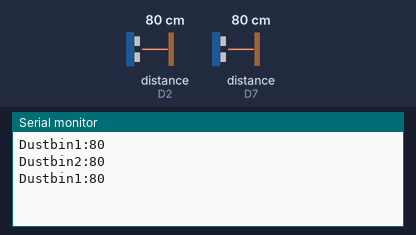
Simulated run of this sketch. Board: ESP8266 (NodeMCU). Shown: the last lines printed to the serial monitor. Wiring (inferred from the names in the program): 2 × ultrasonic range finder: trigger D1, echo D2 / trigger D6, echo D7. The inputs (shaded band) are chosen by the test bench; at power-on: distance to the obstacle (sensors on D2, D7) 80 cm. The echo pulse lasts 58.3 µs per cm.

Above: at 4.8 s.
4.9 s: distance to the obstacle (sensor on D2) set to 2 cm
At 6.5 s:
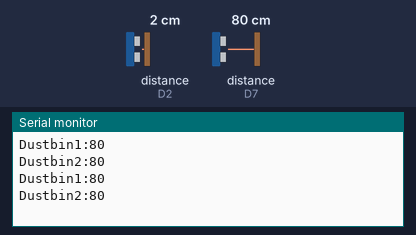
9.9 s: distance to the obstacle (sensor on D7) set to 2 cm
At 10.8 s:
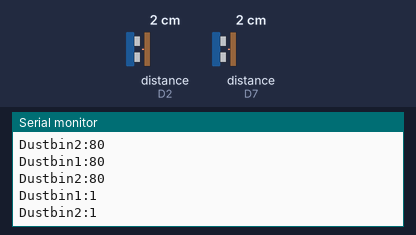
14.9 s: distance to the obstacle (sensor on D2) set to 4 cm
At 16.7 s:
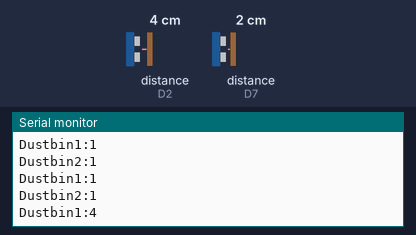
19.9 s: distance to the obstacle (sensor on D7) set to 4 cm
At 21.0 s:
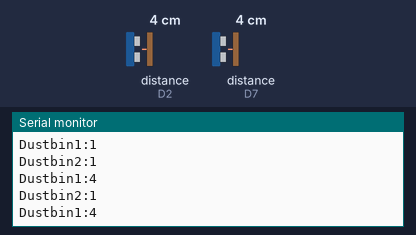
Timing chart, 0 to 22.9 s (numbered marks = the images above; inputs shaded):
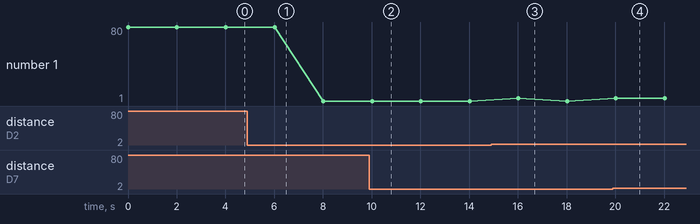

The sketch:

multiple_ultrasonic.ino
```cpp
#define TRIGGER1 5
#define ECHO1 4
#define TRIGGER2 D6
#define ECHO2 D7

long duration, distance, Dustbin1,Dustbin2;

void setup() {
Serial.begin (115200);
pinMode(TRIGGER1, OUTPUT);
pinMode( ECHO1, INPUT);
pinMode(TRIGGER2, OUTPUT);
pinMode(ECHO2, INPUT);

}

void loop() {
  Ultrasonic(TRIGGER1,ECHO1);
  Dustbin1=distance;
  Serial.print("Dustbin1:");
  Serial.println(Dustbin1);

  delay(2000);

  Ultrasonic(TRIGGER2,ECHO2);
  Dustbin2=distance;
  Serial.print("Dustbin2:");
  Serial.println(Dustbin2);
  delay(2000);


}
void Ultrasonic(int TRIGGER,int ECHO)
{
digitalWrite(TRIGGER, LOW);
delayMicroseconds(2);
digitalWrite(TRIGGER, HIGH);
delayMicroseconds(10);
digitalWrite(TRIGGER, LOW);
duration = pulseIn(ECHO, HIGH);
distance = (duration/2) / 29.1;
}
```

Measured:
- after the input at 9.9 s, the serial monitor: prints a new line after 0.12 s (image 2)
- after the input at 14.9 s, the serial monitor: prints a new line after 1.1 s (image 3)
